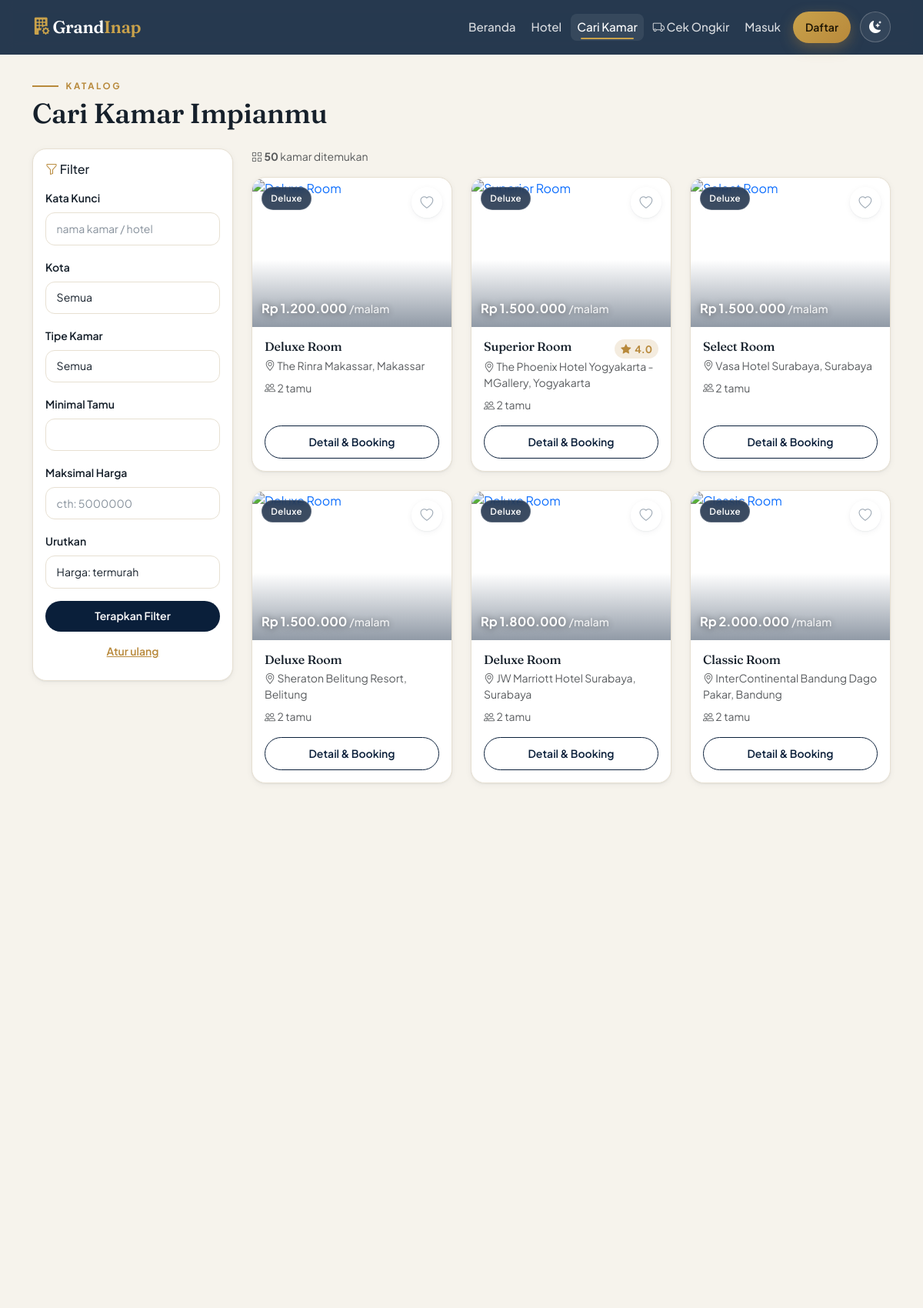
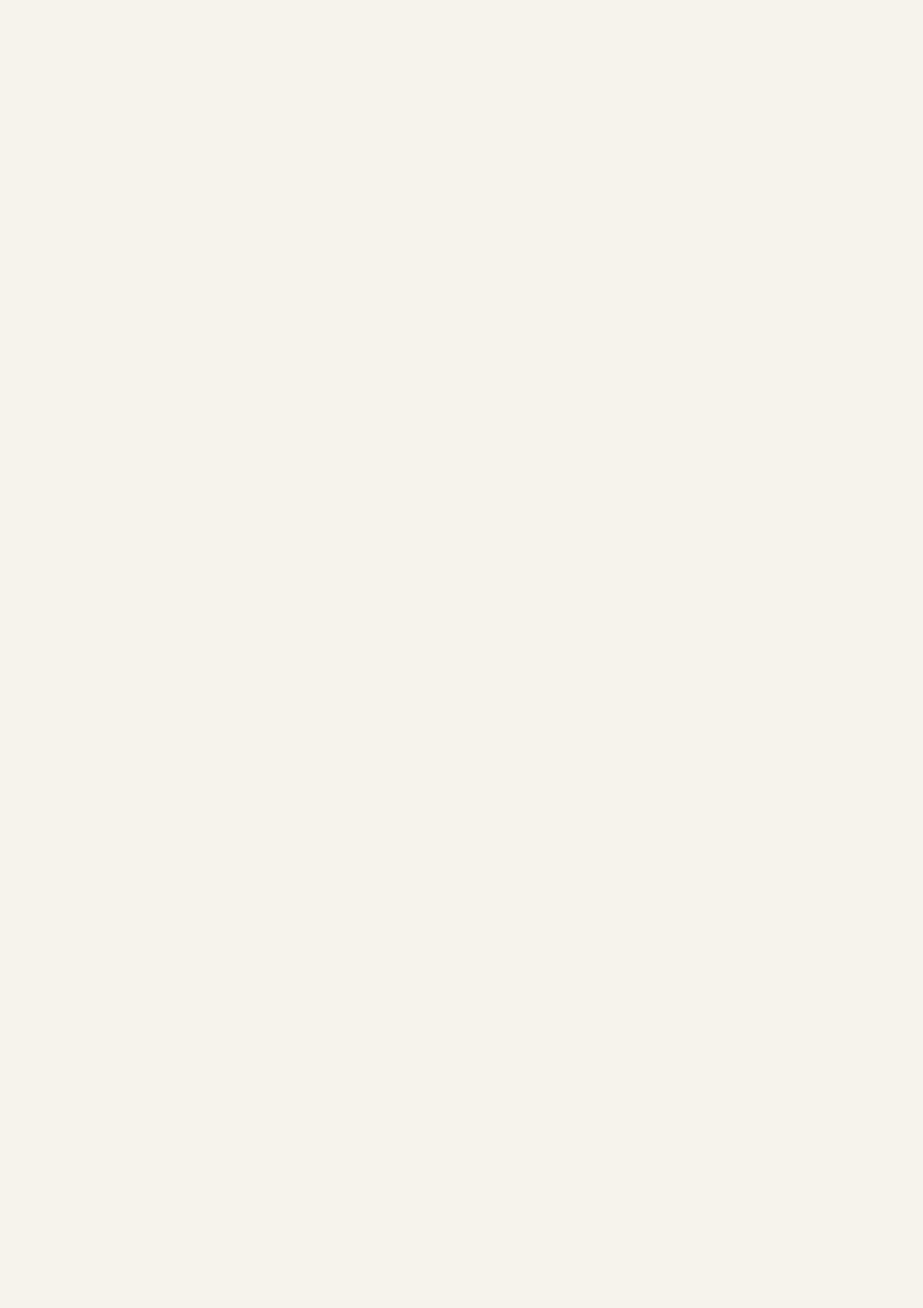
Screenshot of /rooms (upper part) with the database file from the repository (2 pictures, top to bottom).
### tables this page shows
CREATE TABLE rooms (
    id          INT AUTO_INCREMENT PRIMARY KEY,
    hotel_id    INT NOT NULL,
    name        VARCHAR(120) NOT NULL,
    type        ENUM('Deluxe','Suite','Presidential Suite','Standard') NOT NULL DEFAULT 'Deluxe',
    price       DECIMAL(12,2) NOT NULL,
    capacity    INT NOT NULL DEFAULT 2,
    description TEXT,
    photo       VARCHAR(255) DEFAULT NULL,
    status      ENUM('available','maintenance') NOT NULL DEFAULT 'available',
    created_at  TIMESTAMP DEFAULT CURRENT_TIMESTAMP,
    FOREIGN KEY (hotel_id) REFERENCES hotels(id) ON DELETE CASCADE
);

CREATE TABLE hotels (
    id          INT AUTO_INCREMENT PRIMARY KEY,
    name        VARCHAR(150) NOT NULL,
    city        VARCHAR(100) NOT NULL,
    address     TEXT,
    star        TINYINT NOT NULL DEFAULT 5,
    description TEXT,
    photo       VARCHAR(255) DEFAULT NULL,
    created_at  TIMESTAMP DEFAULT CURRENT_TIMESTAMP
);

### app/controllers/Rooms.php (called while the page is built, shortened)
<?php
class Rooms extends Controller
{
    public function index()
    {
        $roomModel = $this->model('Room');
        $filters = [
            'city'      => $_GET['city']      ?? '',
            'type'      => $_GET['type']      ?? '',
            'guests'    => $_GET['guests']    ?? '',
            'max_price' => $_GET['max_price'] ?? '',
            'keyword'   => $_GET['keyword']   ?? '',
            'sort'      => $_GET['sort']       ?? '',
        ];
        $this->view('rooms/index', [
            'title'   => 'Cari Kamar',
            'rooms'   => $roomModel->search($filters),
            'cities'  => $roomModel->cities(),
            'filters' => $filters,
        ]);
    }
}

### app/core/Router.php (called while the page is built, shortened)
<?php
class Router
{
    private $method     = 'index';
    public function dispatch()
    {
        $url = isset($_GET['url']) ? trim($_GET['url'], '/') : '';
        $url = filter_var($url, FILTER_SANITIZE_URL);
        $parts = $url !== '' ? explode('/', $url) : [];
        unset($parts[0]);
        $controller = new $this->controller();
        unset($parts[1]);
        $this->params = $parts ? array_values($parts) : [];
        call_user_func_array([$controller, $this->method], $this->params);
    }
}

### index.php (called while the page is built, shortened)
<?php
require_once APPROOT . '/core/Database.php';
require_once APPROOT . '/core/helpers.php';
require_once APPROOT . '/core/Router.php';
$router = new Router();
$router->dispatch();

### app/core/helpers.php (called while the page is built, shortened)
<?php
function e($str) { return htmlspecialchars($str ?? '', ENT_QUOTES, 'UTF-8'); }
function rupiah($angka) {
    return 'Rp ' . number_format((float)$angka, 0, ',', '.');
}

### app/core/Database.php (called while the page is built, shortened)
<?php
class Database
{
    private $pdo;
    private $stmt;
    public function __construct()
    {
        $dsn = 'mysql:host=' . DB_HOST . ';dbname=' . DB_NAME . ';charset=utf8mb4';
        $options = [
            PDO::ATTR_ERRMODE            => PDO::ERRMODE_EXCEPTION,
            PDO::ATTR_DEFAULT_FETCH_MODE => PDO::FETCH_OBJ,
            PDO::ATTR_EMULATE_PREPARES   => false,
        ];
        try {
            $this->pdo = new PDO($dsn, DB_USER, DB_PASS, $options);
        } catch (PDOException $e) {
            die('Koneksi database gagal: ' . $e->getMessage());
        }
    }
    public function query($sql)
    {
        $this->stmt = $this->pdo->prepare($sql);
        return $this;
    }
    public function execute()  { return $this->stmt->execute(); }
    public function resultSet(){ $this->execute(); return $this->stmt->fetchAll(); }
}

### app/models/Room.php (called while the page is built, shortened)
<?php
class Room
{
    private $db;
    public function __construct() { $this->db = new Database(); }
    public function search($filters = [])
    {
        $sql = 'SELECT r.*, h.name AS hotel_name, h.city, h.star,
                       (SELECT ROUND(AVG(rating),1) FROM reviews WHERE room_id=r.id) AS avg_rating,
                       (SELECT COUNT(*) FROM reviews WHERE room_id=r.id) AS review_count
                FROM rooms r JOIN hotels h ON r.hotel_id = h.id
                WHERE r.status = "available"';
        $sortMap = [
            'price_asc'  => 'r.price ASC',
            'price_desc' => 'r.price DESC',
            'rating'     => 'avg_rating DESC, r.price ASC',
            'newest'     => 'r.id DESC',
        ];
        $sortKey = $filters['sort'] ?? 'price_asc';
        $sql .= ' ORDER BY ' . ($sortMap[$sortKey] ?? $sortMap['price_asc']);
        $this->db->query($sql);
        return $this->db->resultSet();
    }
}

### app/views/rooms/index.php (the view, shortened to what this page needs)
<?php require_once APPROOT . '/views/layouts/header.php'; ?>
<div class="mb-4">
    <div class="eyebrow">Katalog</div>
    <h2 class="section-title">Cari Kamar Impianmu</h2>
</div>
<div class="row g-4">
    <div class="col-lg-3">
        <div class="card p-3 position-sticky" style="top:90px">
            <h6 class="mb-3"><i class="bi bi-funnel text-brass"></i> Filter</h6>
            <form action="<?= BASEURL ?>rooms" method="GET">
                <div class="mb-3"><label class="form-label small">Kata Kunci</label>
                    <input type="text" name="keyword" class="form-control form-control-sm" value="<?= e($filters['keyword']) ?>" placeholder="nama kamar / hotel"></div>
                <div class="mb-3"><label class="form-label small">Kota</label>
                    <select name="city" class="form-select form-select-sm">
                        <option value="">Semua</option>
                    </select></div>
                <div class="mb-3"><label class="form-label small">Tipe Kamar</label>
                    <select name="type" class="form-select form-select-sm">
                        <option value="">Semua</option>
                    </select></div>
                <div class="mb-3"><label class="form-label small">Minimal Tamu</label>
                    <input type="number" name="guests" class="form-control form-control-sm" min="1" value="<?= e($filters['guests']) ?>"></div>
                <div class="mb-3"><label class="form-label small">Maksimal Harga</label>
                    <input type="number" name="max_price" class="form-control form-control-sm" value="<?= e($filters['max_price']) ?>" placeholder="cth: 5000000"></div>
                <div class="mb-3"><label class="form-label small">Urutkan</label>
                    <select name="sort" class="form-select form-select-sm">
                        <?php
                        $sortOpts = [
                            'price_asc'  => 'Harga: termurah',
                            'price_desc' => 'Harga: termahal',
                            'rating'     => 'Rating tertinggi',
                            'newest'     => 'Terbaru',
                        ];
                        $curSort = $filters['sort'] ?: 'price_asc';
                        foreach ($sortOpts as $val => $label): ?>
                            <option value="<?= $val ?>" <?= $curSort===$val?'selected':'' ?>><?= $label ?></option>
                        <?php endforeach; ?>
                    </select></div>
                <button class="btn btn-ink btn-sm w-100">Terapkan Filter</button>
                <a href="<?= BASEURL ?>rooms" class="btn btn-link btn-sm w-100 mt-1">Atur ulang</a>
            </form>
        </div>
    </div>
    <div class="col-lg-9">
        <p class="text-muted small mb-3"><i class="bi bi-grid"></i> <strong><?= count($rooms) ?></strong> kamar ditemukan</p>
        <div class="row g-4">
            <?php foreach ($rooms as $room): ?>
            <div class="col-sm-6 col-xl-4 reveal">
                <article class="card room-card h-100">
                    <div class="media">
                        <span class="badge-type"><?= e($room->type) ?></span>
                        <button class="wish-btn" data-wishlist="<?= $room->id ?>" type="button" aria-pressed="false" aria-label="Simpan ke favorit"><i class="bi bi-heart"></i></button>
                        <a href="<?= BASEURL ?>rooms/detail/<?= $room->id ?>" aria-label="Lihat <?= e($room->name) ?>">
                        </a>
                        <div class="price-tag"><?= rupiah($room->price) ?> <small>/malam</small></div>
                    </div>
                    <div class="card-body d-flex flex-column">
                        <div class="d-flex justify-content-between align-items-start gap-2">
                            <h5 class="h6 mb-1"><a class="text-reset" href="<?= BASEURL ?>rooms/detail/<?= $room->id ?>"><?= e($room->name) ?></a></h5>
                            <?php if ($room->review_count > 0): ?><span class="rating-pill"><i class="bi bi-star-fill"></i> <?= $room->avg_rating ?></span><?php endif; ?>
                        </div>
                        <p class="text-muted small mb-2"><i class="bi bi-geo-alt"></i> <?= e($room->hotel_name) ?>, <?= e($room->city) ?></p>
                        <p class="small text-muted mb-3"><i class="bi bi-people"></i> <?= $room->capacity ?> tamu</p>
                        <a href="<?= BASEURL ?>rooms/detail/<?= $room->id ?>" class="btn btn-outline-ink btn-sm mt-auto">Detail &amp; Booking</a>
                    </div>
                </article>
            </div>
            <?php endforeach; ?>
        </div>
    </div>
</div>
<?php require_once APPROOT . '/views/layouts/footer.php'; ?>

### public/assets/css/app.css (style rules this page uses)
:root { --gi-ink: #0A1F3A; --gi-ink-2: #102A4C; --gi-brass: #B8893B; --gi-brass-2: #C9A24B; --gi-champagne: #E7D6AE; --gi-bg: #F6F3EC; --gi-surface: #FFFFFF; --gi-surface-2: #FBF9F4; --gi-text: #16202B; --gi-muted: #5D6B79; --gi-line: #E7E0D2; --gi-radius: 18px; --gi-radius-sm: 12px; --gi-radius-pill:999px; --gi-shadow-sm: 0 1px 2px rgba(10,31,58,.06), 0 2px 8px rgba(10,31,58,.05); --gi-shadow: 0 6px 24px rgba(10,31,58,.10); --gi-shadow-lg: 0 18px 50px rgba(10,31,58,.18); --gi-ease: cubic-bezier(.22,.61,.36,1); --font-display: "Fraunces", Georgia, "Times New Roman", serif; --font-sans: "Plus Jakarta Sans", system-ui, -apple-system, Segoe UI, Roboto, sans-serif; --bs-body-bg: var(--gi-bg); --bs-body-color: var(--gi-text); --bs-body-font-family: var(--font-sans); --bs-primary: var(--gi-ink); --bs-border-color: var(--gi-line); --bs-link-color: var(--gi-brass); --bs-link-hover-color: var(--gi-ink); }
* { scroll-behavior: smooth; }
body { font-family: var(--font-sans); background: var(--gi-bg); color: var(--gi-text); -webkit-font-smoothing: antialiased; text-rendering: optimizeLegibility; }
h1,h2,h3,h4,h5,.font-display { font-family: var(--font-display); font-optical-sizing: auto; font-weight: 540; letter-spacing: -.01em; color: var(--gi-text); }
a { text-decoration: none; }
.text-brass { color: var(--gi-brass) !important; }
.eyebrow { display:inline-flex; align-items:center; gap:.6rem; font-family: var(--font-sans); text-transform: uppercase; letter-spacing: .22em; font-size: .72rem; font-weight: 700; color: var(--gi-brass); }
.eyebrow::before { content:""; width:34px; height:2px; background: var(--gi-brass); display:inline-block; }
.section-title { font-size: clamp(1.5rem, 1rem + 1.8vw, 2.25rem); margin:.35rem 0 0; }
.btn { border-radius: var(--gi-radius-pill); font-weight: 600; padding:.62rem 1.3rem; transition: transform .15s var(--gi-ease), box-shadow .2s, background .2s; }
.btn-ink { background: var(--gi-ink); color:#fff; border:none; }
.btn-outline-ink { border:1.5px solid var(--gi-ink); color: var(--gi-ink); background:transparent; }
.card { background: var(--gi-surface); border: 1px solid var(--gi-line); border-radius: var(--gi-radius); box-shadow: var(--gi-shadow-sm); }
.room-card { overflow: hidden; transition: transform .3s var(--gi-ease), box-shadow .3s var(--gi-ease); }
.room-card .media { position: relative; overflow: hidden; aspect-ratio: 4/3; }
.room-card .media::after { content:""; position:absolute; inset:0; background: linear-gradient(to top, rgba(10,31,58,.45), transparent 45%); }
.room-card .price-tag { position:absolute; left:12px; bottom:12px; z-index:2; color:#fff; font-weight:700; font-size:1.02rem; text-shadow:0 1px 8px rgba(0,0,0,.5); }
.room-card .price-tag small { font-weight:500; opacity:.85; }
.badge-type { position:absolute; left:12px; top:12px; z-index:2; background: color-mix(in srgb, var(--gi-ink) 80%, transparent); color:#fff; backdrop-filter: blur(4px); border:1px solid rgba(255,255,255,.18); border-radius: 999px; padding:.32rem .7rem; font-size:.72rem; font-weight:600; letter-spacing:.04em; }
.wish-btn { position:absolute; right:12px; top:12px; z-index:3; width:40px; height:40px; border-radius:999px; border:none; background: rgba(255,255,255,.92); color:#9aa6b2; display:inline-flex; align-items:center; justify-content:center; font-size:1.05rem; box-shadow: var(--gi-shadow-sm); transition: transform .2s var(--gi-ease), color .2s, background .2s; }
.rating-pill { display:inline-flex; align-items:center; gap:.3rem; font-weight:700; background: color-mix(in srgb, var(--gi-brass) 16%, transparent); color: var(--gi-brass); padding:.15rem .5rem; border-radius:999px; font-size:.82rem; }
.form-control, .form-select { border-radius: var(--gi-radius-sm); border:1.5px solid var(--gi-line); background: var(--gi-surface); color: var(--gi-text); padding:.6rem .85rem; }
.form-control::placeholder { color: color-mix(in srgb, var(--gi-muted) 75%, transparent); }
label.form-label { font-weight:600; color: var(--gi-text); }
.reveal { opacity:0; transform: translateY(14px); }
.reveal.in { opacity:1; transform:none; transition: opacity .6s var(--gi-ease), transform .6s var(--gi-ease); }
html { scroll-behavior: smooth; }
* { scrollbar-width: thin; scrollbar-color: rgba(184,137,59,.55) transparent; }
.card { transition: box-shadow .3s var(--gi-ease), transform .3s var(--gi-ease), border-color .3s var(--gi-ease); }
.eyebrow::before { transition: width .4s var(--gi-ease); }

### rows the page displays
rooms: type "Deluxe", price "Rp 1.200.000", name "Deluxe Room", hotel.name "The Rinra Makassar", hotel.city "Makassar", capacity "2"
rooms: type "Deluxe", price "Rp 1.500.000", name "Superior Room", avg_rating "4.0", hotel.name "The Phoenix Hotel Yogyakarta - MGallery", hotel.city "Yogyakarta", capacity "2"
rooms: type "Deluxe", price "Rp 1.500.000", name "Select Room", hotel.name "Vasa Hotel Surabaya", hotel.city "Surabaya", capacity "2"
rooms: type "Deluxe", price "Rp 1.500.000", name "Deluxe Room", hotel.name "Sheraton Belitung Resort", hotel.city "Belitung", capacity "2"
rooms: type "Deluxe", price "Rp 1.800.000", name "Deluxe Room", hotel.name "JW Marriott Hotel Surabaya", hotel.city "Surabaya", capacity "2"
rooms: type "Deluxe", price "Rp 2.000.000", name "Classic Room", hotel.name "InterContinental Bandung Dago Pakar", hotel.city "Bandung", capacity "2"

### other values shown
count($rooms) "50"
form field sort "Harga: termurah"
